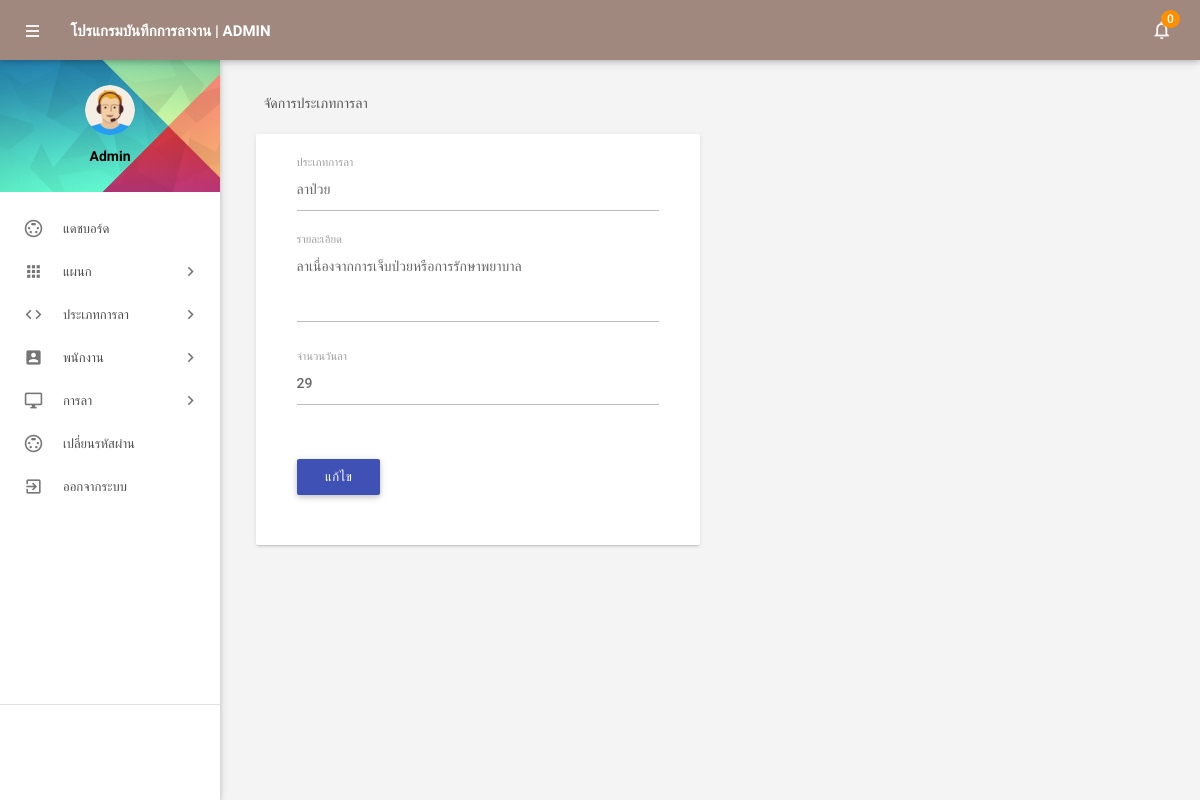
Page /admin/editleavetype.php?lid=1 (signed in) on the committed database.
### tables this page shows
CREATE TABLE `tblleavetype` (
  `id` int(11) NOT NULL,
  `LeaveType` varchar(200) DEFAULT NULL,
  `Description` mediumtext DEFAULT NULL,
  `CreationDate` timestamp NOT NULL DEFAULT current_timestamp(),
  `MaxDays` int(11) DEFAULT NULL
);

### admin/editleavetype.php (the view, shortened to what this page needs)
<?php
include('includes/config.php');
if (strlen($_SESSION['alogin']) == 0) {
    header('location:index.php');
} else {
?>
    <!DOCTYPE html>
    <html lang="en">
    <head>
        <link type="text/css" rel="stylesheet" href="../assets/plugins/materialize/css/materialize.min.css" />
        <link href="../assets/plugins/material-preloader/css/materialPreloader.min.css" rel="stylesheet">
        <link href="../assets/css/alpha.min.css" rel="stylesheet" type="text/css" />
        <link href="../assets/css/custom.css" rel="stylesheet" type="text/css" />
    </head>
    <body>
        <?php include('includes/header.php'); ?>
        <?php include('includes/sidebar.php'); ?>
        <main class="mn-inner">
            <div class="row">
                <div class="col s12">
                    <div class="page-title">จัดการประเภทการลา</div>
                </div>
                <div class="col s12 m12 l6">
                    <div class="card">
                        <div class="card-content">
                            <div class="row">
                                <form class="col s12" name="chngpwd" method="post">
                                    <?php
                                        $lid = intval($_GET['lid']);
                                        $sql = "SELECT * from tblleavetype where id=:lid";
                                        $query = $dbh->prepare($sql);
                                        $query->bindParam(':lid', $lid, PDO::PARAM_STR);
                                        $query->execute();
                                        $results = $query->fetchAll(PDO::FETCH_OBJ);
                                        if ($query->rowCount() > 0) {
                                            foreach ($results as $result) {               ?>
                                                <div class="row">
                                                    <div class="input-field col s12">
                                                        <input id="leavetype" type="text" class="validate" autocomplete="off" name="leavetype" value="<?php echo htmlentities($result->LeaveType); ?>" required>
                                                        <label for="leavetype">ประเภทการลา</label>
                                                    </div>
                                                    <div class="input-field col s12">
                                                        <textarea id="textarea1" name="description" class="materialize-textarea" name="description" length="500"><?php echo htmlentities($result->Description); ?></textarea>
                                                        <label for="deptshortname">รายละเอียด</label>
                                                    </div>
                                                    <div class="input-field col s12">
                                                        <input id="maxdays" type="number" class="validate" autocomplete="off" value="<?php echo htmlentities($result->MaxDays); ?>"
                                                            name="maxdays" required>
                                                        <label for="maxdays">
                                                            จำนวนวันลา
                                                        </label>
                                                    </div>
                                                </div>
                                            <?php }
                                        }
                                    ?>
                                    <div class="input-field col s12">
                                        <button type="submit" name="update" class="waves-effect waves-light btn indigo m-b-xs">แก้ไข</button>
                                    </div>
                                </form>
                            </div>
                        </div>
                    </div>
                </div>
            </div>
        </main>
        <div class="left-sidebar-hover"></div>
    </body>
    </html>
<?php } ?>

### rows in the picture
tblleavetype: leavetype "ลาป่วย", description "ลาเนื่องจากการเจ็บป่วยหรือการรักษาพยาบาล", maxdays "29"

### other values in the picture
$unreadcount "0"
